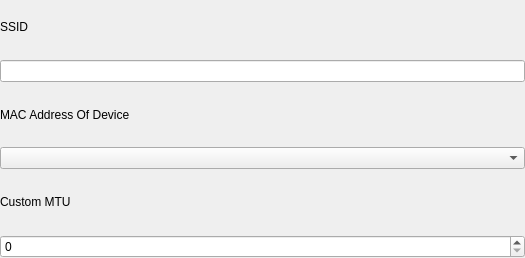
<?xml version="1.0" encoding="UTF-8"?>
<ui version="4.0">
 <class>WirelessWidget</class>
 <widget class="QWidget" name="WirelessWidget">
  <property name="geometry">
   <rect>
    <x>0</x>
    <y>0</y>
    <width>525</width>
    <height>258</height>
   </rect>
  </property>
  <property name="windowTitle">
   <string>WirelessWidget</string>
  </property>
  <layout class="QVBoxLayout" name="verticalLayout">
   <property name="leftMargin">
    <number>0</number>
   </property>
   <property name="topMargin">
    <number>0</number>
   </property>
   <property name="rightMargin">
    <number>0</number>
   </property>
   <property name="bottomMargin">
    <number>0</number>
   </property>
   <item>
    <widget class="QLabel" name="label">
     <property name="text">
      <string>SSID</string>
     </property>
    </widget>
   </item>
   <item>
    <widget class="QLineEdit" name="ssidEdit"/>
   </item>
   <item>
    <widget class="QLabel" name="label_19">
     <property name="text">
      <string>MAC Address Of Device</string>
     </property>
    </widget>
   </item>
   <item>
    <widget class="GeneralComboBox" name="deviceMac"/>
   </item>
   <item>
    <layout class="QHBoxLayout" name="mtuLayout">
     <item>
      <widget class="QLabel" name="label_23">
       <property name="text">
        <string>Custom MTU</string>
       </property>
      </widget>
     </item>
     <item>
      <spacer name="horizontalSpacer_5">
       <property name="orientation">
        <enum>Qt::Horizontal</enum>
       </property>
       <property name="sizeHint" stdset="0">
        <size>
         <width>40</width>
         <height>20</height>
        </size>
       </property>
      </spacer>
     </item>
    </layout>
   </item>
   <item>
    <widget class="QSpinBox" name="customMTU"/>
   </item>
  </layout>
 </widget>
 <customwidgets>
  <customwidget>
   <class>GeneralComboBox</class>
   <extends>QComboBox</extends>
   <header location="global">general-widget.h</header>
  </customwidget>
 </customwidgets>
 <resources/>
 <connections/>
</ui>
